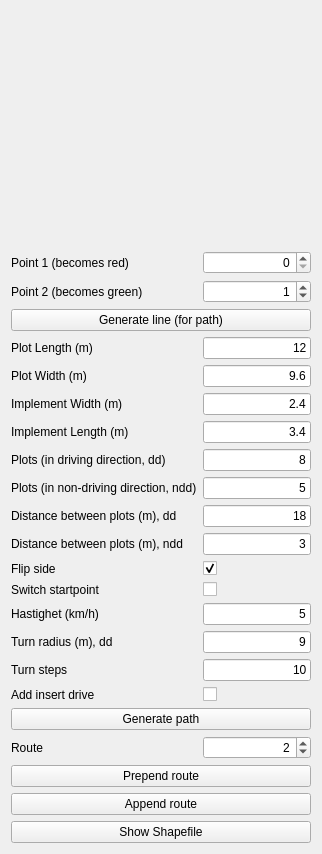
              <widget class="QWidget" name="tabGLfill">
               <attribute name="title">
                <string>GL-fill</string>
               </attribute>
               <layout class="QVBoxLayout" name="verticalLayout">
                <item>
                 <spacer name="verticalSpacer">
                  <property name="orientation">
                   <enum>Qt::Orientation::Vertical</enum>
                  </property>
                  <property name="sizeHint" stdset="0">
                   <size>
                    <width>20</width>
                    <height>240</height>
                   </size>
                  </property>
                 </spacer>
                </item>
                <item>
                 <layout class="QFormLayout" name="formLayout">
                  <item row="0" column="0">
                   <widget class="QLabel" name="point1Label">
                    <property name="text">
                     <string>Point 1 (becomes red)</string>
                    </property>
                   </widget>
                  </item>
                  <item row="0" column="1">
                   <widget class="QDoubleSpinBox" name="point1LineEdit">
                    <property name="alignment">
                     <set>Qt::AlignmentFlag::AlignRight|Qt::AlignmentFlag::AlignTrailing|Qt::AlignmentFlag::AlignVCenter</set>
                    </property>
                    <property name="decimals">
                     <number>0</number>
                    </property>
                   </widget>
                  </item>
                  <item row="1" column="0">
                   <widget class="QLabel" name="point2Label">
                    <property name="text">
                     <string>Point 2 (becomes green)</string>
                    </property>
                   </widget>
                  </item>
                  <item row="1" column="1">
                   <widget class="QDoubleSpinBox" name="point2LineEdit">
                    <property name="alignment">
                     <set>Qt::AlignmentFlag::AlignRight|Qt::AlignmentFlag::AlignTrailing|Qt::AlignmentFlag::AlignVCenter</set>
                    </property>
                    <property name="decimals">
                     <number>0</number>
                    </property>
                    <property name="value">
                     <double>1.000000000000000</double>
                    </property>
                   </widget>
                  </item>
                  <item row="2" column="0" colspan="2">
                   <widget class="QPushButton" name="buttonGenerateLine">
                    <property name="text">
                     <string>Generate line (for path)</string>
                    </property>
                   </widget>
                  </item>
                  <item row="3" column="0">
                   <widget class="QLabel" name="fieldLengthMLabel">
                    <property name="text">
                     <string>Plot Length (m)</string>
                    </property>
                   </widget>
                  </item>
                  <item row="3" column="1">
                   <widget class="QLineEdit" name="fieldLengthMLineEdit">
                    <property name="text">
                     <string>12</string>
                    </property>
                    <property name="alignment">
                     <set>Qt::AlignmentFlag::AlignRight|Qt::AlignmentFlag::AlignTrailing|Qt::AlignmentFlag::AlignVCenter</set>
                    </property>
                   </widget>
                  </item>
                  <item row="4" column="0">
                   <widget class="QLabel" name="fieldWidthMLabel">
                    <property name="text">
                     <string>Plot Width (m)</string>
                    </property>
                   </widget>
                  </item>
                  <item row="4" column="1">
                   <widget class="QLineEdit" name="fieldWidthMLineEdit">
                    <property name="text">
                     <string>9.6</string>
                    </property>
                    <property name="alignment">
                     <set>Qt::AlignmentFlag::AlignRight|Qt::AlignmentFlag::AlignTrailing|Qt::AlignmentFlag::AlignVCenter</set>
                    </property>
                   </widget>
                  </item>
                  <item row="5" column="0">
                   <widget class="QLabel" name="implementWidthLabel">
                    <property name="text">
                     <string>Implement Width (m)</string>
                    </property>
                   </widget>
                  </item>
                  <item row="5" column="1">
                   <widget class="QLineEdit" name="implementWidthLineEdit">
                    <property name="locale">
                     <locale language="English" country="UnitedKingdom"/>
                    </property>
                    <property name="text">
                     <string>2.4</string>
                    </property>
                    <property name="alignment">
                     <set>Qt::AlignmentFlag::AlignRight|Qt::AlignmentFlag::AlignTrailing|Qt::AlignmentFlag::AlignVCenter</set>
                    </property>
                    <property name="placeholderText">
                     <string/>
                    </property>
                   </widget>
                  </item>
                  <item row="6" column="0">
                   <widget class="QLabel" name="implementLengthLabel">
                    <property name="text">
                     <string>Implement Length (m)</string>
                    </property>
                   </widget>
                  </item>
                  <item row="6" column="1">
                   <widget class="QLineEdit" name="implementLengthLineEdit">
                    <property name="text">
                     <string>3.4</string>
                    </property>
                    <property name="alignment">
                     <set>Qt::AlignmentFlag::AlignRight|Qt::AlignmentFlag::AlignTrailing|Qt::AlignmentFlag::AlignVCenter</set>
                    </property>
                   </widget>
                  </item>
                  <item row="7" column="0">
                   <widget class="QLabel" name="plotsInDrivingDirectionLabel">
                    <property name="text">
                     <string>Plots (in driving direction, dd)</string>
                    </property>
                   </widget>
                  </item>
                  <item row="7" column="1">
                   <widget class="QLineEdit" name="plotsInDrivingDirectionLineEdit">
                    <property name="text">
                     <string>8</string>
                    </property>
                    <property name="alignment">
                     <set>Qt::AlignmentFlag::AlignRight|Qt::AlignmentFlag::AlignTrailing|Qt::AlignmentFlag::AlignVCenter</set>
                    </property>
                   </widget>
                  </item>
                  <item row="8" column="0">
                   <widget class="QLabel" name="plotsInNonDrivingDirectionLabel">
                    <property name="text">
                     <string>Plots (in non-driving direction, ndd)</string>
                    </property>
                   </widget>
                  </item>
                  <item row="8" column="1">
                   <widget class="QLineEdit" name="plotsInNonDrivingDirectionLineEdit">
                    <property name="text">
                     <string>5</string>
                    </property>
                    <property name="alignment">
                     <set>Qt::AlignmentFlag::AlignRight|Qt::AlignmentFlag::AlignTrailing|Qt::AlignmentFlag::AlignVCenter</set>
                    </property>
                   </widget>
                  </item>
                  <item row="9" column="0">
                   <widget class="QLabel" name="distanceBetweenPlotsMDdLabel">
                    <property name="text">
                     <string>Distance between plots (m), dd</string>
                    </property>
                   </widget>
                  </item>
                  <item row="9" column="1">
                   <widget class="QLineEdit" name="distanceBetweenPlotsMDdLineEdit">
                    <property name="text">
                     <string>18</string>
                    </property>
                    <property name="alignment">
                     <set>Qt::AlignmentFlag::AlignRight|Qt::AlignmentFlag::AlignTrailing|Qt::AlignmentFlag::AlignVCenter</set>
                    </property>
                   </widget>
                  </item>
                  <item row="10" column="0">
                   <widget class="QLabel" name="distanceBetweenPlotsMNddLabel">
                    <property name="text">
                     <string>Distance between plots (m), ndd</string>
                    </property>
                   </widget>
                  </item>
                  <item row="10" column="1">
                   <widget class="QLineEdit" name="distanceBetweenPlotsMNddLineEdit">
                    <property name="text">
                     <string>3</string>
                    </property>
                    <property name="alignment">
                     <set>Qt::AlignmentFlag::AlignRight|Qt::AlignmentFlag::AlignTrailing|Qt::AlignmentFlag::AlignVCenter</set>
                    </property>
                   </widget>
                  </item>
                  <item row="12" column="0">
                   <widget class="QLabel" name="flipSideLabel">
                    <property name="toolTip">
                     <string extracomment="Test"/>
                    </property>
                    <property name="text">
                     <string extracomment="Standard is on the right side">Flip side</string>
                    </property>
                   </widget>
                  </item>
                  <item row="12" column="1">
                   <widget class="QCheckBox" name="flipSideCheckBox">
                    <property name="checked">
                     <bool>true</bool>
                    </property>
                   </widget>
                  </item>
                  <item row="13" column="0">
                   <widget class="QLabel" name="switchStartpointLabel">
                    <property name="text">
                     <string>Switch startpoint</string>
                    </property>
                   </widget>
                  </item>
                  <item row="13" column="1">
                   <widget class="QCheckBox" name="switchStartpointCheckBox"/>
                  </item>
                  <item row="14" column="0">
                   <widget class="QLabel" name="hastighetkmhLabel">
                    <property name="text">
                     <string>Hastighet (km/h)</string>
                    </property>
                   </widget>
                  </item>
                  <item row="14" column="1">
                   <widget class="QLineEdit" name="hastighetkmhLineEdit">
                    <property name="text">
                     <string>5</string>
                    </property>
                    <property name="alignment">
                     <set>Qt::AlignmentFlag::AlignRight|Qt::AlignmentFlag::AlignTrailing|Qt::AlignmentFlag::AlignVCenter</set>
                    </property>
                   </widget>
                  </item>
                  <item row="15" column="0">
                   <widget class="QLabel" name="turnRadiusMDdLabel">
                    <property name="text">
                     <string>Turn radius (m), dd</string>
                    </property>
                   </widget>
                  </item>
                  <item row="15" column="1">
                   <widget class="QLineEdit" name="turnRadiusMDdLineEdit">
                    <property name="text">
                     <string>9</string>
                    </property>
                    <property name="alignment">
                     <set>Qt::AlignmentFlag::AlignRight|Qt::AlignmentFlag::AlignTrailing|Qt::AlignmentFlag::AlignVCenter</set>
                    </property>
                   </widget>
                  </item>
                  <item row="16" column="0">
                   <widget class="QLabel" name="turnStepsLabel">
                    <property name="text">
                     <string>Turn steps</string>
                    </property>
                   </widget>
                  </item>
                  <item row="16" column="1">
                   <widget class="QLineEdit" name="turnStepsLineEdit">
                    <property name="text">
                     <string>10</string>
                    </property>
                    <property name="alignment">
                     <set>Qt::AlignmentFlag::AlignRight|Qt::AlignmentFlag::AlignTrailing|Qt::AlignmentFlag::AlignVCenter</set>
                    </property>
                   </widget>
                  </item>
                  <item row="20" column="0" colspan="2">
                   <widget class="QPushButton" name="buttonGenerate">
                    <property name="text">
                     <string>Generate path</string>
                    </property>
                   </widget>
                  </item>
                  <item row="21" column="0">
                   <widget class="QLabel" name="label_2">
                    <property name="text">
                     <string>Route</string>
                    </property>
                   </widget>
                  </item>
                  <item row="22" column="0" colspan="2">
                   <widget class="QPushButton" name="buttonPrependRoute">
                    <property name="text">
                     <string>Prepend route</string>
                    </property>
                   </widget>
                  </item>
                  <item row="23" column="0" colspan="2">
                   <widget class="QPushButton" name="buttonAppendRoute">
                    <property name="text">
                     <string>Append route</string>
                    </property>
                   </widget>
                  </item>
                  <item row="108" column="0" colspan="2">
                   <widget class="QPushButton" name="buttonShowShapefile">
                    <property name="text">
                     <string>Show Shapefile</string>
                    </property>
                   </widget>
                  </item>
                  <item row="19" column="0">
                   <widget class="QLabel" name="addInsertDriveLabel">
                    <property name="text">
                     <string>Add insert drive</string>
                    </property>
                   </widget>
                  </item>
                  <item row="19" column="1">
                   <widget class="QCheckBox" name="addInsertDriveCheckBox"/>
                  </item>
                  <item row="21" column="1">
                   <widget class="QDoubleSpinBox" name="prependRouteSpinBox">
                    <property name="alignment">
                     <set>Qt::AlignmentFlag::AlignRight|Qt::AlignmentFlag::AlignTrailing|Qt::AlignmentFlag::AlignVCenter</set>
                    </property>
                    <property name="decimals">
                     <number>0</number>
                    </property>
                    <property name="value">
                     <double>2.000000000000000</double>
                    </property>
                   </widget>
                  </item>
                 </layout>
                </item>
               </layout>
              </widget>
